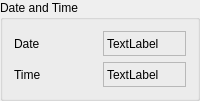
    <widget class="QGroupBox" name="groupBox_8">
     <property name="title">
      <string>Date and Time</string>
     </property>
     <layout class="QGridLayout" name="gridLayout_9">
      <item row="0" column="0">
       <widget class="QLabel" name="label_97">
        <property name="text">
         <string>Date</string>
        </property>
       </widget>
      </item>
      <item row="0" column="1">
       <widget class="QLabel" name="label_date">
        <property name="sizePolicy">
         <sizepolicy hsizetype="Preferred" vsizetype="Fixed">
          <horstretch>0</horstretch>
          <verstretch>0</verstretch>
         </sizepolicy>
        </property>
        <property name="minimumSize">
         <size>
          <width>0</width>
          <height>25</height>
         </size>
        </property>
        <property name="maximumSize">
         <size>
          <width>16777215</width>
          <height>25</height>
         </size>
        </property>
        <property name="frameShape">
         <enum>QFrame::StyledPanel</enum>
        </property>
        <property name="text">
         <string>TextLabel</string>
        </property>
       </widget>
      </item>
      <item row="1" column="1">
       <widget class="QLabel" name="label_time">
        <property name="sizePolicy">
         <sizepolicy hsizetype="Preferred" vsizetype="Fixed">
          <horstretch>0</horstretch>
          <verstretch>0</verstretch>
         </sizepolicy>
        </property>
        <property name="minimumSize">
         <size>
          <width>0</width>
          <height>25</height>
         </size>
        </property>
        <property name="maximumSize">
         <size>
          <width>16777215</width>
          <height>25</height>
         </size>
        </property>
        <property name="frameShape">
         <enum>QFrame::StyledPanel</enum>
        </property>
        <property name="text">
         <string>TextLabel</string>
        </property>
       </widget>
      </item>
      <item row="1" column="0">
       <widget class="QLabel" name="label_96">
        <property name="text">
         <string>Time</string>
        </property>
       </widget>
      </item>
     </layout>
    </widget>
